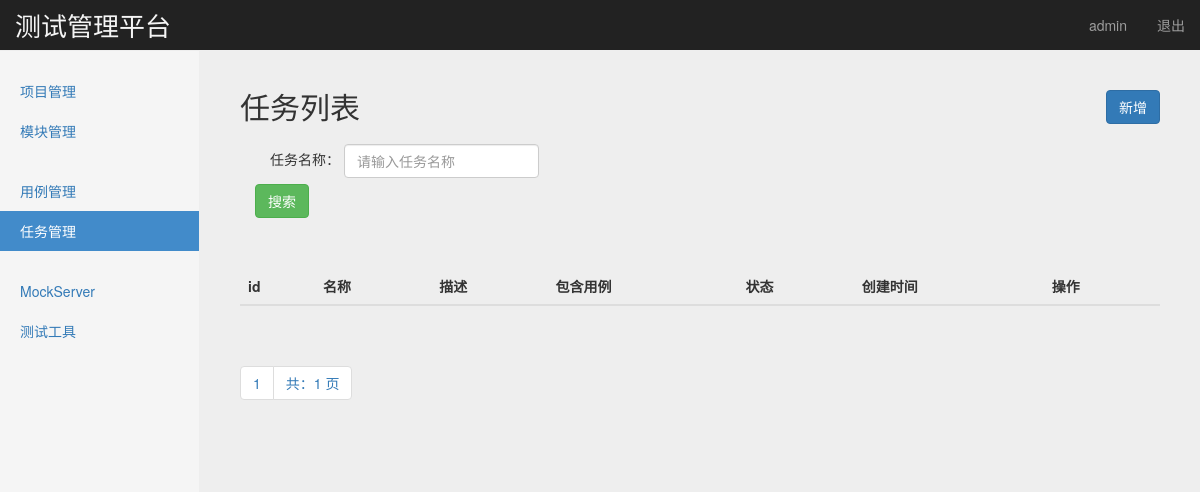
The app's page /interface/task_manage/ (signed in), older data.
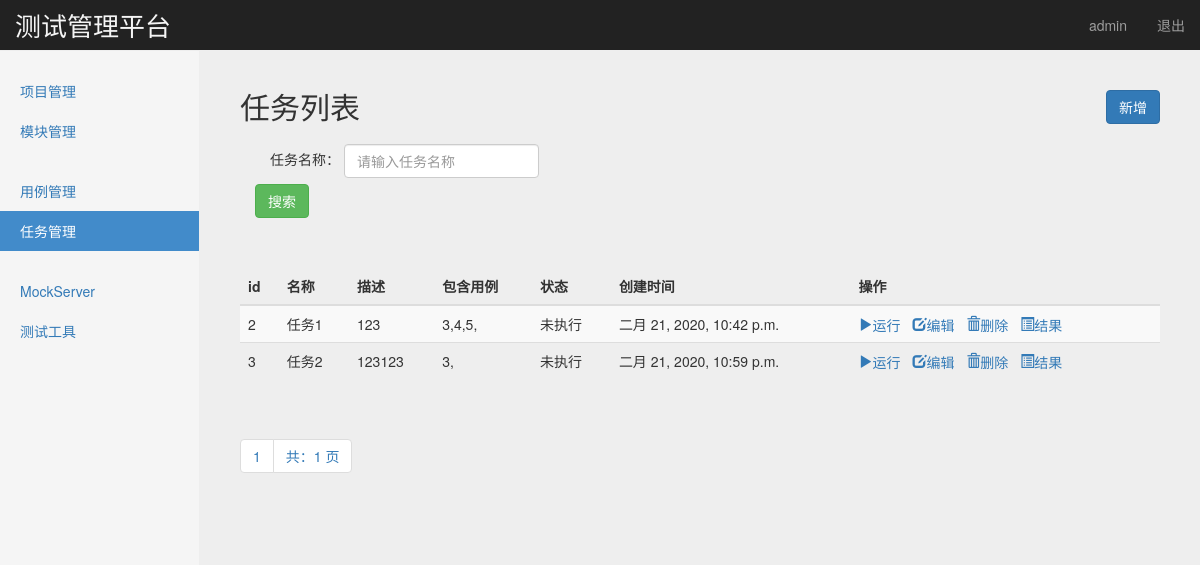
The same page, newer data.
### interface_app/models.py (models this page shows, shortened)
class TestTask(models.Model):
    name = models.CharField("名称",max_length=100,blank=False,default='')
    describe = models.TextField("描述",default='')
    cases = models.TextField("所包含的用例",default='')
    status = models.IntegerField("状态",default='')
    create_time = models.DateTimeField('创建时间',auto_now=True)

### interface_app/views/task_views.py (the view)
# urls.py: path('task_manage/', task_views.task_manage),
@login_required
def task_manage(request):
    if request.method == 'GET':
        testtasks = TestTask.objects.get_queryset().order_by('id')
        paginator = Paginator(testtasks,10)
        page = request.GET.get("page")
        try:
            contacts = paginator.page(page)
        except PageNotAnInteger:
            contacts = paginator.page(1)
        except EmptyPage:
            contacts = paginator.page(paginator.num_pages)
        return render(request,'task/task_manage.html',{'type':'list',"testtasks":contacts})
    else:
        return HttpResponse("404")

### templates/task/task_manage.html (shortened to what this page needs)
{% extends "base.html" %}
{% block content %}
    <nav class="navbar navbar-inverse navbar-fixed-top">
      <div class="container-fluid">
        <div class="navbar-header">
          <a class="navbar-brand" style=" color:#f5f5f5; font-size:26px;" href="#">测试管理平台</a>
        </div>
        <div id="navbar" class="navbar-collapse collapse">
          <ul class="nav navbar-nav navbar-right">
            <li><a href="#">{{ user }}</a></li>
            <li><a href="/logout/">退出</a></li>
          </ul>
        </div>
      </div>
    </nav>
    <div class="container-fluid">
      <div class="row">
        <div class="col-sm-3 col-md-2 sidebar">
          <ul class="nav nav-sidebar">
            <li><a href="/manage/project_manage/">项目管理</a></li>
            <li><a href="/manage/module_manage/">模块管理</a></li>
          </ul>
          <ul class="nav nav-sidebar">
            <li><a href="/interface/case_manage/">用例管理</a></li>
            <li class="active"><a href="/interface/task_manage/">任务管理</a></li>
          </ul>
          <ul class="nav nav-sidebar">
            <li><a href="">MockServer</a></li>
            <li><a href="">测试工具</a></li>
          </ul>
        </div>
        {% if type == 'list' %}
        <div class="col-sm-9 col-sm-offset-3 col-md-10 col-md-offset-2 main">
          <h2 class="sub-header">任务列表
            <button type="button" class="btn btn-primary" style="float: right"
            onclick="window.location.href='/interface/add_task/'">新增</button>
          </h2>
          <form class="navbar-form" method="get" action="/interface/search_task_name/">
            <div class="form-group col-sm-10">
                任务名称： <input name="task_name" type="text" placeholder="请输入任务名称" class="form-control">
            </div>
            <br/>
            <br/>
            <button type="submit" class="btn btn-success">搜索</button>
          </form>
          <div class="table-responsive" style="margin-top: 50px;">
            <table class="table table-striped">
              <thead>
                <tr>
                  <th>id</th>
                  <th>名称</th>
                  <th>描述</th>
                  <th>包含用例</th>
                  <th>状态</th>
                  <th>创建时间</th>
                  <th>操作</th>
                </tr>
              </thead>
              <tbody>
                {% for task in testtasks %}
                <tr>
                  <td>{{ task.id }}</td>
                  <td>{{ task.name }}</td>
                  <td>{{ task.describe }}</td>
                  <td>{{ task.cases }}</td>
                  {% if task.status == 0 %}
                    <td>未执行</td>
                  {% endif %}
                  <td>{{ task.create_time }}</td>
                  <td>
                    <a href="#" onclick="RunTask('{{task.id}}')" style="margin-right: 8px;">
                        <span class="glyphicon glyphicon-play">运行</span>
                    </a>
                    <a href="/interface/edit_task/{{ task.id }}/" style="margin-right: 8px;">
                        <span class="glyphicon glyphicon-edit">编辑</span>
                    </a>
                    <a href="/interface/delete_task/{{ task.id }}/" style="margin-right: 8px;">
                        <span class="glyphicon glyphicon-trash">删除</span>
                    </a>
                    <a href="/interface/task_result_list/{{task.id}}/" style="margin-right: 8px;">
                        <span class="glyphicon glyphicon-list-alt">结果</span>
                    </a>
                  </td>
                </tr>
                {% endfor %}
              </tbody>
            </table>
          </div>
          <div class="pagination">
              <span class="step-links">
                  <ul class="pagination">
                      <li><a href="#">{{ testtasks.number }}</a></li>
                      <li><a href="#">共：{{ testtasks.paginator.num_pages }} 页</a></li>
                  </ul>
              </span>
          </div>
        </div>
        {% endif %}
      </div>
    </div>
{% load static %}
{% endblock %}

Row changes from the older to the newer data that the page shows:
added TestTask: id "2", name "任务1", describe "123", cases "3,4,5,", status "未执行", create_time "二月 21, 2020, 10:42 p.m."
added TestTask: id "3", name "任务2", describe "123123", cases "3,", status "未执行", create_time "二月 21, 2020, 10:59 p.m."
